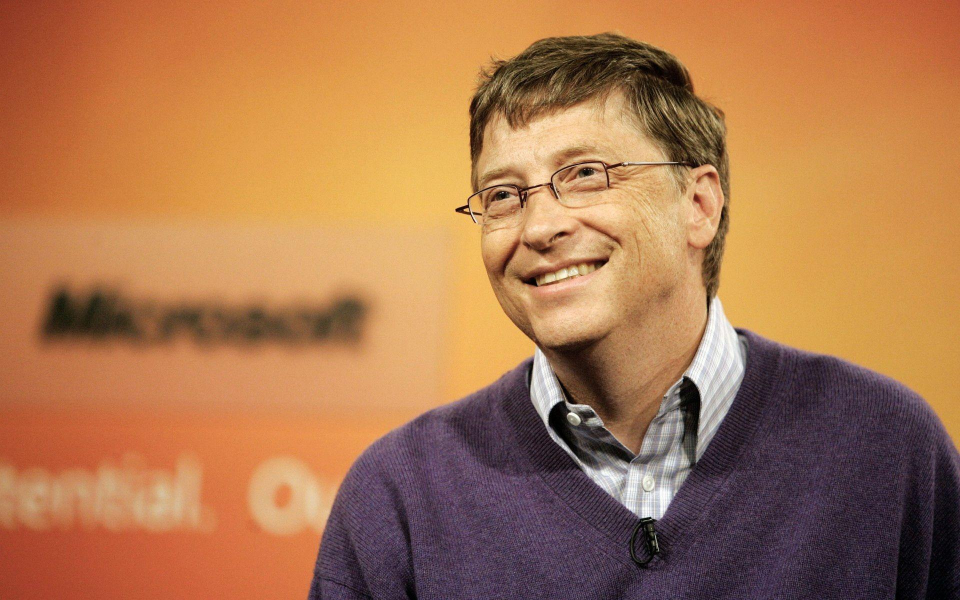
#> input picture all/chapter_04/images/Bill-Gates.jpg, 1920 x 1200 px (shown at 1/2 size)
$ python Number_07.py
#> lines starting #> are read from the running program, lines starting #| are printed output that depends on the picture
"""
    LBP:
        Local binary patterns (LBP) is a type of feature descriptor for image texture classification.
"""

# LBP Image and Histogram Calculation

from numpy import histogram
import matplotlib.pyplot as plt
from skimage.feature import local_binary_pattern
from cv2 import (imread, imshow, waitKey, resize, cvtColor, COLOR_BGR2GRAY, calcHist)


# Loading the image, resizing and converting to grayscale
original_image = imread("images/Bill-Gates.jpg")
#> original_image is the input picture: shape (1200, 1920, 3); mean B, G, R 78.8, 118.9, 172.3
resized_image = resize(original_image, (int(original_image.shape[0] / 5),
                                        int(original_image.shape[1] / 5)))
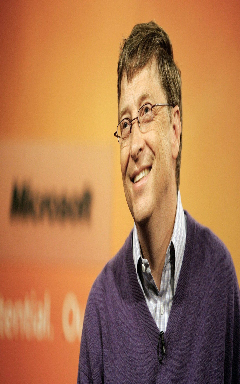
#> resized_image: shape (384, 240, 3); mean B, G, R 78.7, 118.8, 172.2
grayscale_image = cvtColor(resized_image, COLOR_BGR2GRAY)
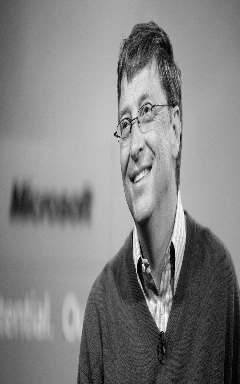
#> grayscale_image: shape (384, 240); min 0, max 252, mean 130.2
imshow("GrayScale Image", grayscale_image)

# Calculating histogram of grayscale image
grayscale_hist = calcHist(grayscale_image, [0], None, [256], [0, 255])
#> grayscale_hist = 256 values, max 8 at index 145, min 0 at index 0, mean 0.938

# Plotting the histogram of grayscale image
plt.figure()
plt.title("Histogram of grayscale image")
plt.plot(grayscale_hist, color="r")
plt.show()
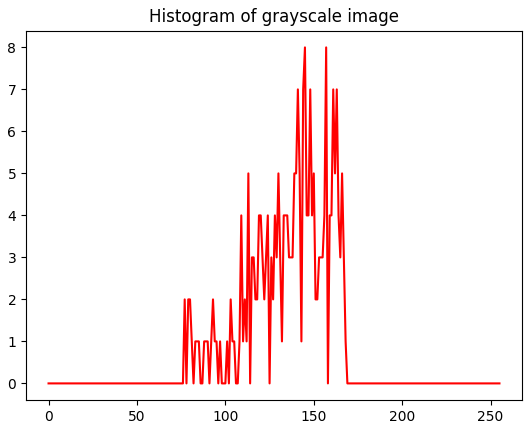
#> figure drawn by matplotlib, 1 panel; curve peaks at x = 145, y = 8

# Calculating LBP image and histogram
radius = 3
points = 3 * 8
lbp = local_binary_pattern(grayscale_image, points, radius, method="default")
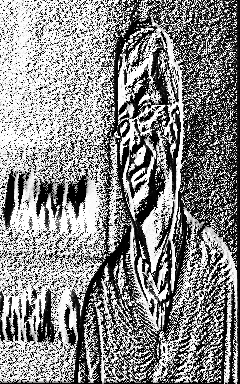
#> lbp: shape (384, 240) float64; min 0, max 16777215, mean 9108765.7; drawn with min black and max white
lbp_hist, _ = histogram(lbp, density=True, bins=256, range=(0, 255))
#> lbp_hist = 256 values, max 0.602 at index 0, min 0 at index 37, mean 0.00392

# Plotting histogram of LBP image
plt.figure()
plt.title("Histogram of lbp image")
plt.plot(lbp_hist, color="g")
plt.show()
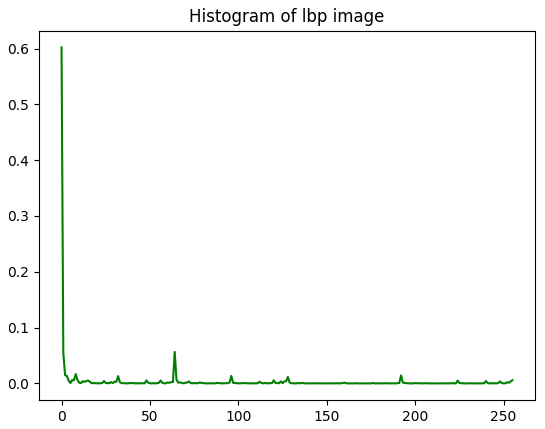
#> figure drawn by matplotlib, 1 panel; curve peaks at x = 0, y = 0.602

# Displaying LBP Image
imshow("LBP Image", lbp)
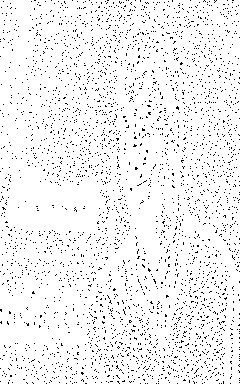
#> window 'LBP Image': shape (384, 240); 94.7% white; black in thin lines or dots
waitKey(0)
